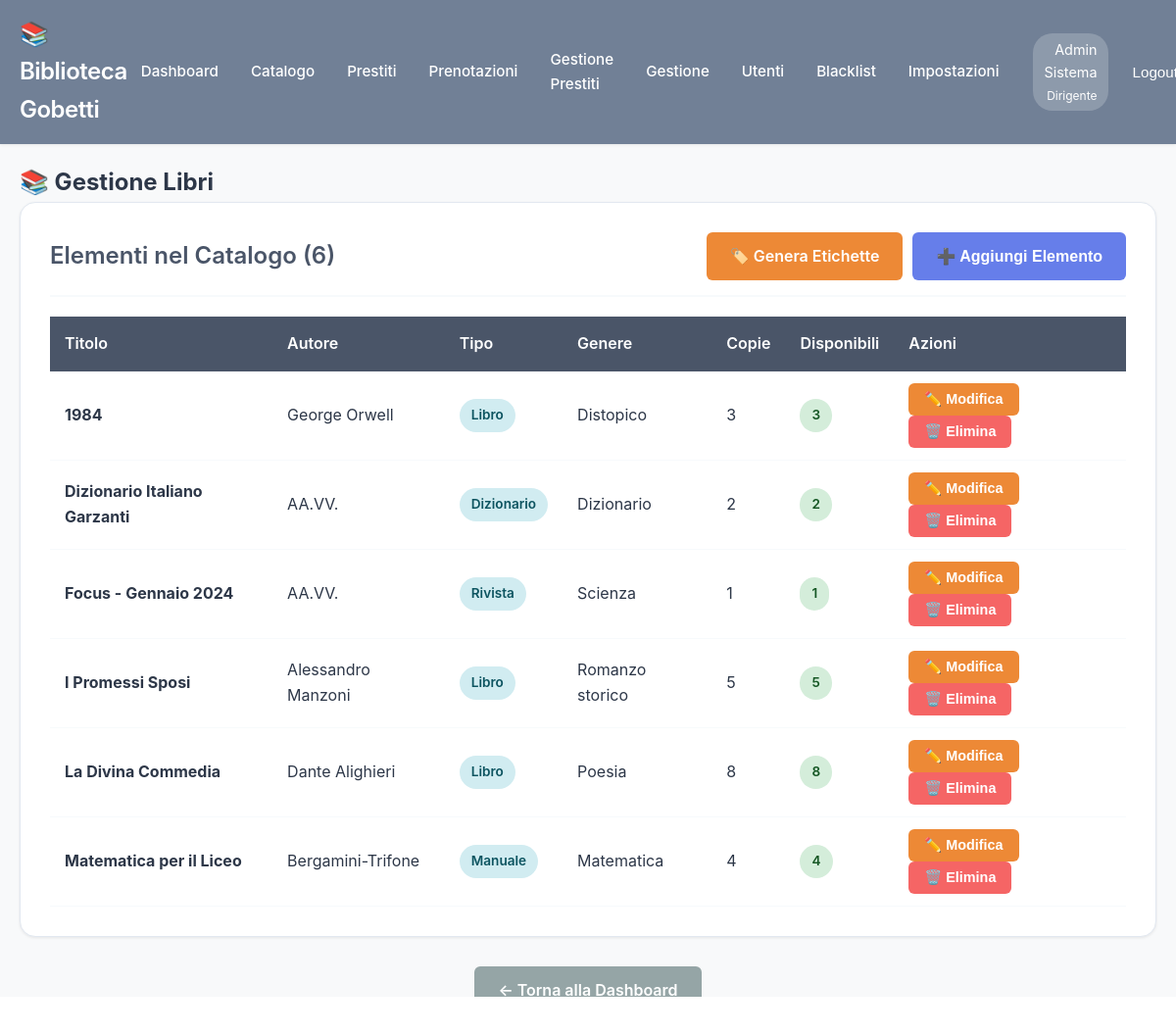
Page /biblioteca_gobetti/admin/gestione_libri.php (signed in) on the committed database.
### tables this page shows
CREATE TABLE IF NOT EXISTS utenti (
    id INT AUTO_INCREMENT PRIMARY KEY,
    username VARCHAR(50) UNIQUE NOT NULL,
    password VARCHAR(255) NOT NULL,
    nome VARCHAR(100) NOT NULL,
    cognome VARCHAR(100) NOT NULL,
    email VARCHAR(150) UNIQUE NOT NULL,
    livello INT NOT NULL DEFAULT 100,
    classe_id INT NULL,
    in_blacklist BOOLEAN DEFAULT FALSE,
    motivo_blacklist TEXT NULL,
    data_inizio_blacklist DATETIME NULL,
    data_creazione TIMESTAMP DEFAULT CURRENT_TIMESTAMP,
    ultimo_accesso TIMESTAMP NULL,
    attivo BOOLEAN DEFAULT TRUE,
    INDEX idx_livello (livello),
    INDEX idx_blacklist (in_blacklist),
    INDEX idx_classe (classe_id)
);

CREATE TABLE IF NOT EXISTS libri (
    id INT AUTO_INCREMENT PRIMARY KEY,
    tipo ENUM('libro', 'rivista', 'dizionario', 'manuale') DEFAULT 'libro',
    titolo VARCHAR(255) NOT NULL,
    autore VARCHAR(255) NULL,
    anno_uscita INT NULL,
    casa_editrice VARCHAR(150) NULL,
    lingua VARCHAR(50) DEFAULT 'Italiano',
    genere VARCHAR(100) NULL,
    codice_dewey VARCHAR(50) NULL,
    collocazione VARCHAR(100) NULL,
    numero_armadio VARCHAR(20) NULL,
    numero_ripiano VARCHAR(20) NULL,
    numero_aula VARCHAR(20) NULL,
    isbn VARCHAR(20) NULL,
    immagine_copertina VARCHAR(255) NULL,
    trama TEXT NULL,
    numero_copie INT DEFAULT 1,
    copie_disponibili INT DEFAULT 1,
    stato ENUM('disponibile', 'non_disponibile', 'manutenzione') DEFAULT 'disponibile',
    prenotabile BOOLEAN DEFAULT TRUE,
    data_inserimento TIMESTAMP DEFAULT CURRENT_TIMESTAMP,
    ultima_modifica TIMESTAMP DEFAULT CURRENT_TIMESTAMP ON UPDATE CURRENT_TIMESTAMP,
    INDEX idx_tipo (tipo),
    INDEX idx_stato (stato),
    INDEX idx_disponibili (copie_disponibili),
    FULLTEXT idx_ricerca (titolo, autore, genere)
);

### biblioteca_gobetti/includes/functions.php (called while the page is built, shortened)
<?php
function isLogged() {
    return isset($_SESSION['user_id']) && isset($_SESSION['livello']);
}
function hasMinLevel($livello_minimo) {
    return $_SESSION['livello'] >= $livello_minimo;
}
function getCurrentUser() {
    $db = getDB();
    $stmt = $db->prepare("SELECT * FROM utenti WHERE id = ?");
    $stmt->execute([$_SESSION['user_id']]);
    return $stmt->fetch();
}
function e($string) {
    return htmlspecialchars($string, ENT_QUOTES, 'UTF-8');
}
?>

### biblioteca_gobetti/admin/gestione_libri.php (the view, shortened to what this page needs)
<?php
require_once '../includes/functions.php';
$db = getDB();
$libri = $db->query("SELECT * FROM libri ORDER BY titolo ASC")->fetchAll();
?>
<!DOCTYPE html>
<html lang="it">
<head>
    <link rel="stylesheet" href="../assets/css/style.css">
</head>
<body data-livello="<?php echo $_SESSION['livello']; ?>">
    <?php include '../includes/header.php'; ?>
    <div class="container">
        <h2>📚 Gestione Libri</h2>
        <div class="card">
            <div class="card-header flex-between">
                <h3 class="card-title">Elementi nel Catalogo (<?php echo count($libri); ?>)</h3>
                <div style="display: flex; gap: 10px;">
                    <a href="genera_etichette.php" class="btn btn-warning">
                        🏷️ Genera Etichette
                    </a>
                    <button onclick="openModal('modal-aggiungi-libro')" class="btn btn-primary">
                        ➕ Aggiungi Elemento
                    </button>
                </div>
            </div>
            <div class="table-container">
                <table class="table">
                    <thead>
                        <tr>
                            <th>Titolo</th>
                            <th>Autore</th>
                            <th>Tipo</th>
                            <th>Genere</th>
                            <th>Copie</th>
                            <th>Disponibili</th>
                            <th>Azioni</th>
                        </tr>
                    </thead>
                    <tbody>
                        <?php foreach ($libri as $libro): ?>
                            <tr>
                                <td><strong><?php echo e($libro['titolo']); ?></strong></td>
                                <td><?php echo e($libro['autore'] ?: '-'); ?></td>
                                <td><span class="badge badge-info"><?php echo e(ucfirst($libro['tipo'])); ?></span></td>
                                <td><?php echo e($libro['genere'] ?: '-'); ?></td>
                                <td><?php echo $libro['numero_copie']; ?></td>
                                <td>
                                    <span class="badge <?php echo $libro['copie_disponibili'] > 0 ? 'badge-success' : 'badge-danger'; ?>">
                                        <?php echo $libro['copie_disponibili']; ?>
                                    </span>
                                </td>
                                <td>
                                    <button onclick="openModal('modal-modifica-<?php echo $libro['id']; ?>')" class="btn btn-warning btn-sm">
                                        ✏️ Modifica
                                    </button>
                                    <?php if (hasMinLevel(LIVELLO_AMMINISTRATIVO)): ?>
                                        <form method="POST" style="display: inline;" onsubmit="return confirm('Sei sicuro di voler eliminare questo libro?')">
                                            <button type="submit" class="btn btn-danger btn-sm">🗑️ Elimina</button>
                                        </form>
                                    <?php endif; ?>
                                </td>
                            </tr>
                        <?php endforeach; ?>
                    </tbody>
                </table>
            </div>
        </div>
        <div style="margin-top: 30px; text-align: center;">
            <a href="../user/dashboard.php" class="btn btn-secondary">← Torna alla Dashboard</a>
        </div>
    </div>
</body>
</html>

### biblioteca_gobetti/includes/header.php (shortened to what this page needs)
<?php
$user = getCurrentUser();
$livelli_nomi = [
    100 => 'Studente',
    300 => 'Docente',
    320 => 'Bibliotecario',
    400 => 'Tecnico',
    500 => 'Collaboratore',
    600 => 'Amministrativo',
    900 => 'Dirigente'
];
$ruolo = $livelli_nomi[$user['livello']] ?? 'Utente';
?>
<header class="header">
    <div class="header-content">
        <div class="header-logo">
            <h1>📚 Biblioteca Gobetti</h1>
        </div>
        <nav class="header-nav" id="main-nav">
            <div class="nav-links">
                <a href="/biblioteca_gobetti/user/dashboard.php">Dashboard</a>
                <a href="/biblioteca_gobetti/user/catalogo.php">Catalogo</a>
                <a href="/biblioteca_gobetti/user/prestiti.php">Prestiti</a>
                <a href="/biblioteca_gobetti/user/prenotazioni.php">Prenotazioni</a>
                <?php if (hasMinLevel(LIVELLO_DOCENTE)): ?>
                    <a href="/biblioteca_gobetti/user/prestiti_avanzati.php">Gestione Prestiti</a>
                <?php endif; ?>
                <?php if (hasMinLevel(LIVELLO_BIBLIOTECARIO)): ?>
                    <a href="/biblioteca_gobetti/admin/gestione_prestiti.php">Gestione</a>
                    <a href="/biblioteca_gobetti/admin/gestione_utenti.php">Utenti</a>
                    <a href="/biblioteca_gobetti/admin/gestione_blacklist.php">Blacklist</a>
                <?php endif; ?>
                <?php if (hasMinLevel(LIVELLO_AMMINISTRATIVO)): ?>
                    <a href="/biblioteca_gobetti/admin/impostazioni.php">Impostazioni</a>
                <?php endif; ?>
            </div>
            <div class="user-info">
                <span class="user-badge">
                    <?php echo e($user['nome'] . ' ' . $user['cognome']); ?>
                    <br>
                    <small><?php echo $ruolo; ?></small>
                </span>
                <form method="POST" action="/biblioteca_gobetti/user/logout.php" style="display: inline;">
                    <button type="submit" class="btn btn-secondary btn-sm">Logout</button>
                </form>
            </div>
        </nav>
    </div>
</header>

### biblioteca_gobetti/assets/css/style.css (style rules this page uses)
:root { --primary-color: #4a5568; --secondary-color: #667eea; --success-color: #48bb78; --danger-color: #f56565; --warning-color: #ed8936; --light-bg: #f7fafc; --dark-text: #2d3748; --border-color: #e2e8f0; --shadow: 0 1px 3px rgba(0,0,0,0.08); --shadow-hover: 0 4px 12px rgba(0,0,0,0.12); --color-studente: #4299e1; --color-docente: #805ad5; --color-bibliotecario: #38b2ac; --color-admin: #718096; --color-dirigente: #2d3748; }
body[data-livello="320"], body[data-livello="600"], body[data-livello="900"] { --user-color: var(--color-admin); }
* { margin: 0; padding: 0; box-sizing: border-box; }
body { font-family: -apple-system, BlinkMacSystemFont, 'Segoe UI', 'Roboto', sans-serif; background: #f8f9fa; color: var(--dark-text); line-height: 1.6; }
.container { max-width: 1400px; margin: 0 auto; padding: 20px; }
.header { background: var(--user-color, var(--primary-color)); color: white; padding: 1rem 0; box-shadow: var(--shadow); position: sticky; top: 0; z-index: 1000; }
.header-content { max-width: 1400px; margin: 0 auto; padding: 0 20px; display: flex; justify-content: space-between; align-items: center; }
.header-logo h1 { font-size: 1.5rem; font-weight: 600; letter-spacing: -0.5px; margin: 0; }
.header-nav { display: flex; gap: 20px; align-items: center; }
.nav-links { display: flex; gap: 5px; align-items: center; }
.header-nav a { color: white; text-decoration: none; padding: 8px 14px; border-radius: 8px; transition: all 0.2s ease; font-size: 0.95rem; font-weight: 500; }
.header-nav button { color: white; background: none; border: none; cursor: pointer; font-size: 0.95rem; font-weight: 500; padding: 8px 14px; border-radius: 8px; transition: all 0.2s ease; }
.user-info { display: flex; gap: 10px; align-items: center; }
.user-badge { display: inline-block; text-align: right; }
.user-info { display: flex; align-items: center; gap: 10px; }
.user-badge { background-color: rgba(255, 255, 255, 0.2); padding: 5px 12px; border-radius: 20px; font-size: 0.9rem; }
.card { background: white; border-radius: 16px; padding: 30px; margin-bottom: 25px; box-shadow: var(--shadow); transition: transform 0.3s ease, box-shadow 0.3s ease; border: 1px solid var(--border-color); }
.card-header { border-bottom: 2px solid var(--light-bg); padding-bottom: 15px; margin-bottom: 20px; }
.card-title { font-size: 1.5rem; color: var(--primary-color); font-weight: 600; }
.btn { display: inline-block; padding: 12px 24px; border: none; border-radius: 6px; font-size: 1rem; font-weight: 600; cursor: pointer; transition: all 0.3s; text-decoration: none; text-align: center; }
.btn-primary { background-color: var(--secondary-color); color: white; }
.btn-danger { background-color: var(--danger-color); color: white; }
.btn-warning { background-color: var(--warning-color); color: white; }
.btn-secondary { background-color: #95a5a6; color: white; }
.btn-sm { padding: 8px 16px; font-size: 0.9rem; }
.table-container { overflow-x: auto; }
.table { width: 100%; border-collapse: collapse; background: white; }
.table th { background-color: var(--primary-color); color: white; padding: 15px; text-align: left; font-weight: 600; }
.table td { padding: 12px 15px; border-bottom: 1px solid var(--light-bg); }
.badge { display: inline-block; padding: 6px 12px; border-radius: 20px; font-size: 0.85rem; font-weight: 600; }
.badge-success { background-color: #d4edda; color: #155724; }
.badge-info { background-color: #d1ecf1; color: #0c5460; }
.flex-between { display: flex; justify-content: space-between; align-items: center; }

### rows in the picture
utenti: nome+cognome "Admin Sistema", livello "Dirigente"
libri: titolo "1984", autore "George Orwell", tipo "Libro", genere "Distopico", numero_copie "3", copie_disponibili "3"
libri: titolo "Dizionario Italiano Garzanti", autore "AA.VV.", tipo "Dizionario", genere "Dizionario", numero_copie "2", copie_disponibili "2"
libri: titolo "Focus - Gennaio 2024", autore "AA.VV.", tipo "Rivista", genere "Scienza", numero_copie "1", copie_disponibili "1"
libri: titolo "I Promessi Sposi", autore "Alessandro Manzoni", tipo "Libro", genere "Romanzo storico", numero_copie "5", copie_disponibili "5"
libri: titolo "La Divina Commedia", autore "Dante Alighieri", tipo "Libro", genere "Poesia", numero_copie "8", copie_disponibili "8"
libri: titolo "Matematica per il Liceo", autore "Bergamini-Trifone", tipo "Manuale", genere "Matematica", numero_copie "4", copie_disponibili "4"

### other values in the picture
count($libri) "6"
